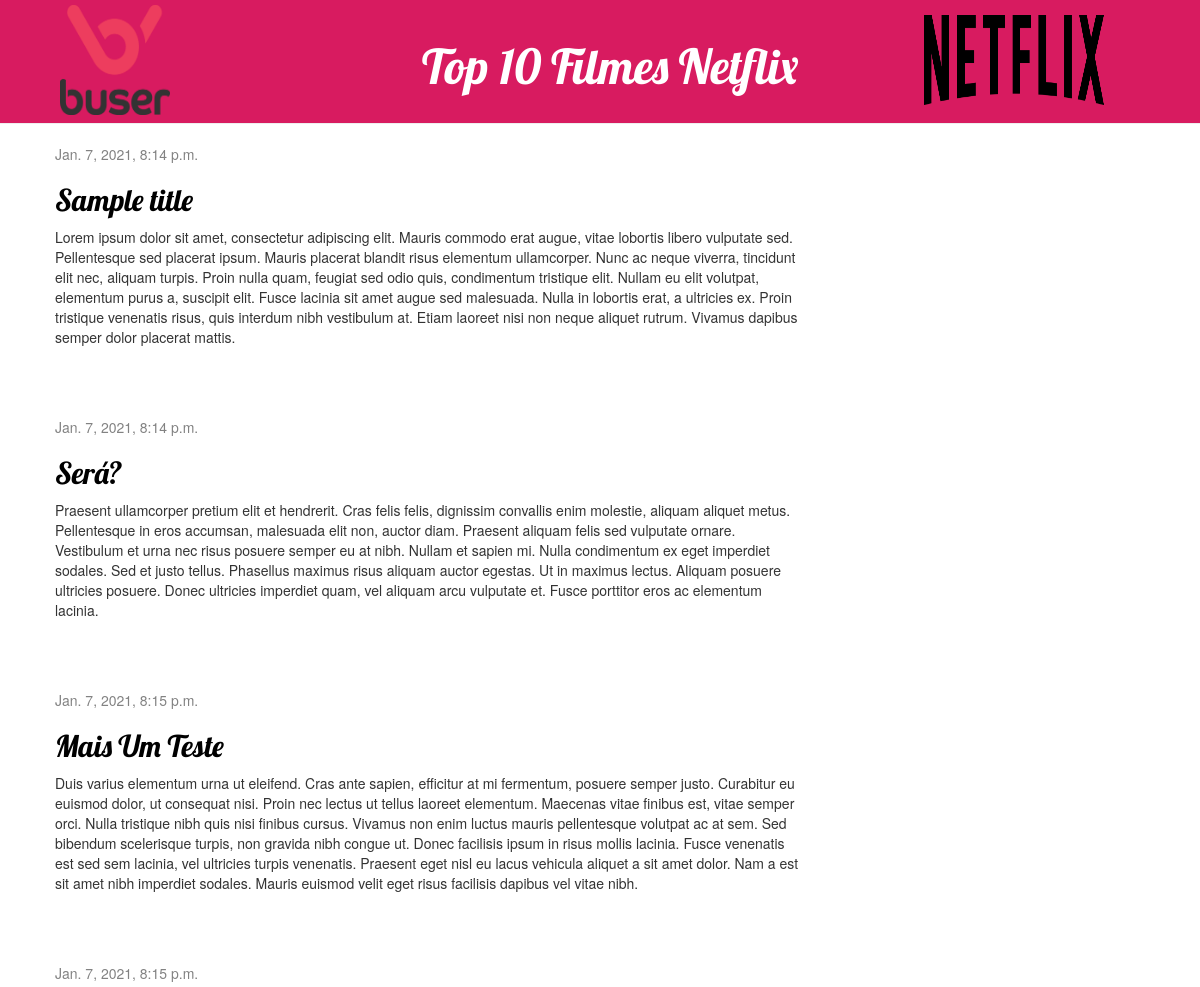
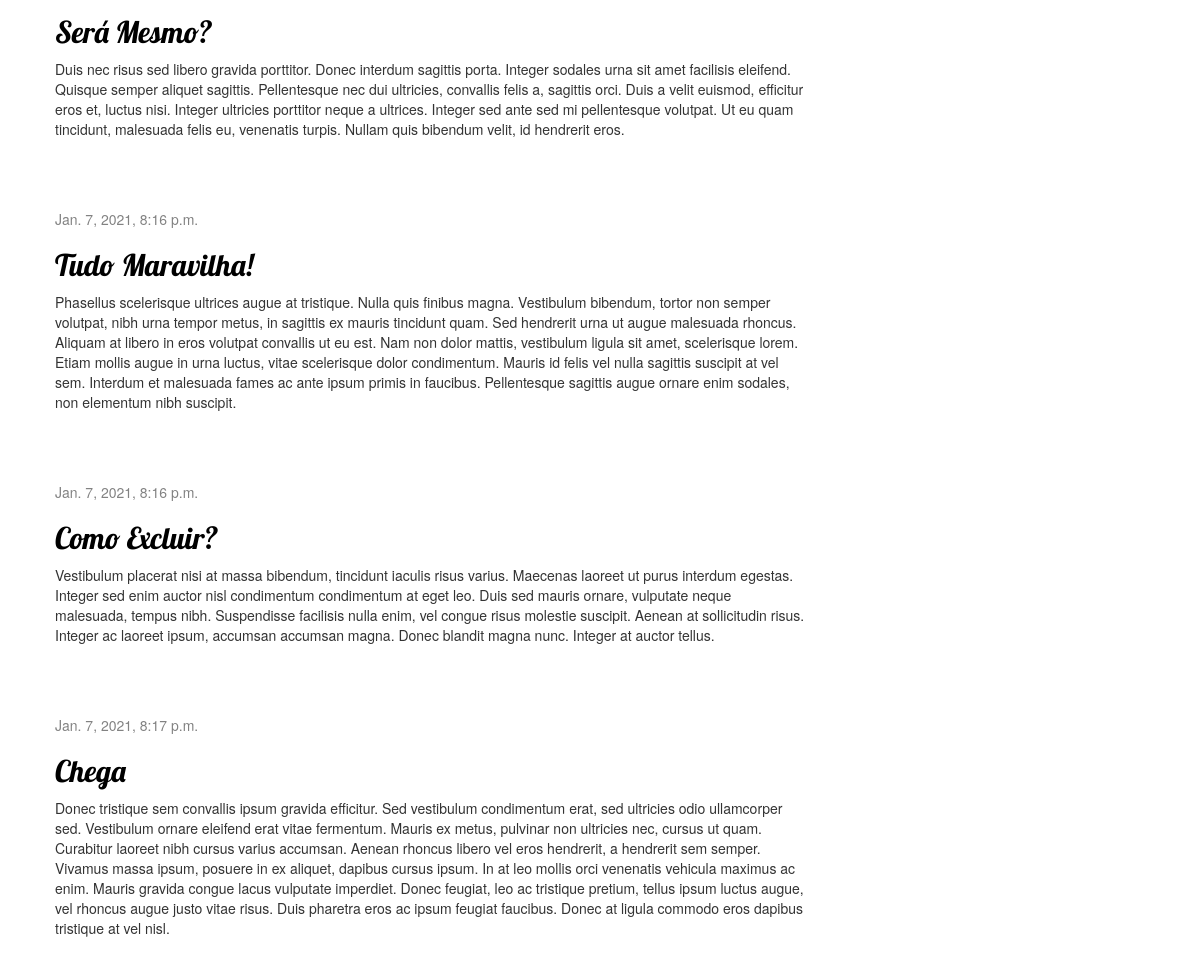
The page / on the database its author committed (2 pictures, top to bottom).
### blog/models.py (models this page shows, shortened)
class Post(models.Model):
	author = models.ForeignKey(settings.AUTH_USER_MODEL, on_delete=models.CASCADE)
	title = models.CharField(max_length=200)
	text = models.TextField()
	created_date = models.DateTimeField(default=timezone.now)
	published_date = models.DateTimeField(blank=True, null=True)

### blog/views.py (the view)
# urls.py: path('', views.post_list, name='post_list'),
def post_list(request):
    posts = Post.objects.filter(published_date__lte=timezone.now()).order_by('published_date')
    return render(request, 'blog/post_list.html', {'posts':posts})

### blog/templates/blog/post_list.html
{% extends 'blog/base.html' %}
{% block content %}
    {% for post in posts %}
        <div class="post">
            <div class="date">
                {{ post.published_date }}
            </div>
            <h2><a href="{% url 'post_detail' pk=post.pk %}">{{ post.title }}</a></h2>
            <p>{{ post.text|linebreaksbr }}</p>
        </div>
    {% endfor %}
{% endblock %}

### blog/templates/blog/base.html (shortened to what this page needs)
{% load static %}
<html>
<head>
    <link rel="stylesheet" href="//maxcdn.bootstrapcdn.com/bootstrap/3.2.0/css/bootstrap.min.css">
    <link rel="stylesheet" href="//maxcdn.bootstrapcdn.com/bootstrap/3.2.0/css/bootstrap-theme.min.css">
    <link rel="stylesheet" href="{% static 'css/blog.css' %}">
</head>
<div>
    <img src="{% static 'images/buserlogo.png' %}" width="110" height="110" style="position:absolute; left:5%; top:5px">
</div>
<div>
    <img src="{% static 'images/netflix.png' %}" width="180" height="90" style="position:absolute; right:8%; top:15px">
</div>
<body>
<div class="page-header">
    <h1> <a href="/">Top 10 Filmes Netflix</a> </h1>
</div>
<div class="content container">
    <div class="row">
        <div class="col-md-8">
            {% block content %}
            {% endblock %}
        </div>
    </div>
</div>
</body>
</html>

### blog/static/css/blog.css (style rules this page uses)
h1 a, h2 a { color: #D81B60; font-family: 'Lobster'; }
body { padding-left: 0px; }
.page-header { background-color: #D81B60; margin-top: 0; text-align: center; padding: 20px 20px 20px 40px; }
.page-header h1, .page-header h1 a, .page-header h1 a:visited, .page-header h1 a:active { color: #ffffff; font-size: 36pt; text-decoration: none; }
.content { margin-left: 40px; }
h1, h2, h3, h4 { font-family: 'Lobster', cursive; }
.date { color: #828282; }
.post { margin-bottom: 70px; }
.post h2 a, .post h2 a:visited { color: #000000; }

### rows shown on the page
Post: published_date "Jan. 7, 2021, 8:14 p.m.", title "Sample title", text "Lorem ipsum dolor sit amet, consectetur adipiscing elit. Mauris commodo erat augue, vitae lobortis libero vulputate sed. Pellentesque sed placerat ipsum. Mauris placerat blandit risus elementum ullamcorper. Nunc ac neque viverra, tincidunt elit nec, aliquam turpis. Proin nulla quam, feugiat sed odio quis, condimentum tristique elit. Nullam eu elit volutpat, elementum purus a, suscipit elit. Fusce lacinia sit amet augue sed malesuada. Nulla in lobortis erat, a ultricies ex. Proin tristique venenatis risus, quis interdum nibh vestibulum at. Etiam laoreet nisi non neque aliquet rutrum. Vivamus dapibus semper dolor placerat mattis."
Post: published_date "Jan. 7, 2021, 8:14 p.m.", title "Será?", text "Praesent ullamcorper pretium elit et hendrerit. Cras felis felis, dignissim convallis enim molestie, aliquam aliquet metus. Pellentesque in eros accumsan, malesuada elit non, auctor diam. Praesent aliquam felis sed vulputate ornare. Vestibulum et urna nec risus posuere semper eu at nibh. Nullam et sapien mi. Nulla condimentum ex eget imperdiet sodales. Sed et justo tellus. Phasellus maximus risus aliquam auctor egestas. Ut in maximus lectus. Aliquam posuere ultricies posuere. Donec ultricies imperdiet quam, vel aliquam arcu vulputate et. Fusce porttitor eros ac elementum lacinia."
Post: published_date "Jan. 7, 2021, 8:15 p.m.", title "Mais Um Teste", text "Duis varius elementum urna ut eleifend. Cras ante sapien, efficitur at mi fermentum, posuere semper justo. Curabitur eu euismod dolor, ut consequat nisi. Proin nec lectus ut tellus laoreet elementum. Maecenas vitae finibus est, vitae semper orci. Nulla tristique nibh quis nisi finibus cursus. Vivamus non enim luctus mauris pellentesque volutpat ac at sem. Sed bibendum scelerisque turpis, non gravida nibh congue ut. Donec facilisis ipsum in risus mollis lacinia. Fusce venenatis est sed sem lacinia, vel ultricies turpis venenatis. Praesent eget nisl eu lacus vehicula aliquet a sit amet dolor. Nam a est sit amet nibh imperdiet sodales. Mauris euismod velit eget risus facilisis dapibus vel…"
Post: published_date "Jan. 7, 2021, 8:15 p.m.", title "Será Mesmo?", text "Duis nec risus sed libero gravida porttitor. Donec interdum sagittis porta. Integer sodales urna sit amet facilisis eleifend. Quisque semper aliquet sagittis. Pellentesque nec dui ultricies, convallis felis a, sagittis orci. Duis a velit euismod, efficitur eros et, luctus nisi. Integer ultricies porttitor neque a ultrices. Integer sed ante sed mi pellentesque volutpat. Ut eu quam tincidunt, malesuada felis eu, venenatis turpis. Nullam quis bibendum velit, id hendrerit eros."
Post: published_date "Jan. 7, 2021, 8:16 p.m.", title "Tudo Maravilha!", text "Phasellus scelerisque ultrices augue at tristique. Nulla quis finibus magna. Vestibulum bibendum, tortor non semper volutpat, nibh urna tempor metus, in sagittis ex mauris tincidunt quam. Sed hendrerit urna ut augue malesuada rhoncus. Aliquam at libero in eros volutpat convallis ut eu est. Nam non dolor mattis, vestibulum ligula sit amet, scelerisque lorem. Etiam mollis augue in urna luctus, vitae scelerisque dolor condimentum. Mauris id felis vel nulla sagittis suscipit at vel sem. Interdum et malesuada fames ac ante ipsum primis in faucibus. Pellentesque sagittis augue ornare enim sodales, non elementum nibh suscipit."
Post: published_date "Jan. 7, 2021, 8:16 p.m.", title "Como Excluir?", text "Vestibulum placerat nisi at massa bibendum, tincidunt iaculis risus varius. Maecenas laoreet ut purus interdum egestas. Integer sed enim auctor nisl condimentum condimentum at eget leo. Duis sed mauris ornare, vulputate neque malesuada, tempus nibh. Suspendisse facilisis nulla enim, vel congue risus molestie suscipit. Aenean at sollicitudin risus. Integer ac laoreet ipsum, accumsan accumsan magna. Donec blandit magna nunc. Integer at auctor tellus."
Post: published_date "Jan. 7, 2021, 8:17 p.m.", title "Chega", text "Donec tristique sem convallis ipsum gravida efficitur. Sed vestibulum condimentum erat, sed ultricies odio ullamcorper sed. Vestibulum ornare eleifend erat vitae fermentum. Mauris ex metus, pulvinar non ultricies nec, cursus ut quam. Curabitur laoreet nibh cursus varius accumsan. Aenean rhoncus libero vel eros hendrerit, a hendrerit sem semper. Vivamus massa ipsum, posuere in ex aliquet, dapibus cursus ipsum. In at leo mollis orci venenatis vehicula maximus ac enim. Mauris gravida congue lacus vulputate imperdiet. Donec feugiat, leo ac tristique pretium, tellus ipsum luctus augue, vel rhoncus augue justo vitae risus. Duis pharetra eros ac ipsum feugiat faucibus. Donec at ligula commodo eros…"
